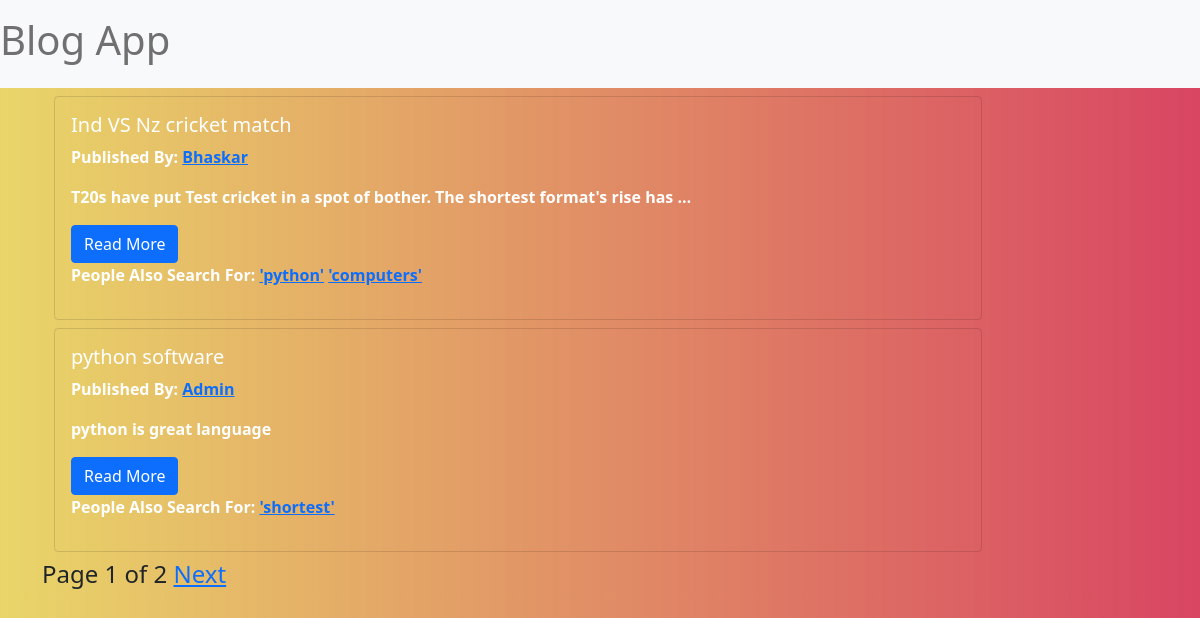
The page / on the database its author committed.
### blogapp/models.py (models this page shows)
class Post(models.Model):
    status_choices=(('draft','Draft'),('published','Published'))
    title=models.CharField(max_length=256)
    slug=models.SlugField(max_length=256,unique_for_date='publish')
    author=models.ForeignKey(User,related_name='blogapp_posts',on_delete=models.CASCADE)
    body=models.TextField()
    publish=models.DateTimeField(default=timezone.now)
    created=models.DateTimeField(auto_now_add=True)
    updated=models.DateTimeField(auto_now=True)
    status=models.CharField(max_length=10,choices=status_choices,default='draft')
    tags=TaggableManager()
    def get_absolute_url(self):
        return reverse('detail',args=[self.publish.year,self.publish.strftime('%m'),self.publish.strftime("%d"),self.slug])

### blogapp/views.py (the view)
# urls.py: path('',views.post_list_view),
def post_list_view(request,slug=None):
    post_list=Post.objects.all()
    tag=None
    if slug:
        tag=get_object_or_404(Tag,slug=slug)
        post_list=post_list.filter(body__contains=slug)
    paginator=Paginator(post_list,2)
    page_number=request.GET.get('page')
    try:
        post_list=paginator.page(page_number)
    except PageNotAnInteger:
        post_list=paginator.page(1)
    except EmptyPage:
        post_list=paginator.page(paginator.num_pages)
    return render(request,'post_list.html',{'postlist':post_list,'tag':tag})

### blogapp/templates/post_list.html (shortened to what this page needs)
{%extends 'base.html'%}
{%block body%}
{%for post in postlist%}
<strong><div class="container my-2">
    <div class="card" style="width: 58rem;background: transparent; color:white;">
        <div class="card-body">
            <h5>{{post.title}}</h5>
            <p class="card-text">Published By: <a href="{{post.get_absolute_url}}">{{post.author|title}}</a></p>
            <p class="card-text">{{post.body|truncatewords:15|linebreaks}}</p>
            <a href="{{post.get_absolute_url}}" class="btn btn-primary">Read More</a>
            <p>People Also Search For:
                {%for tag in post.tags.all%}
                <a href="/tags/{{tag.slug}}/">{{tag.name}}</a>
                {%endfor%}
            </p>
        </div>
    </div>
</div></strong>
{%endfor%}
{%include 'pagination.html' with page=postlist%}
{%endblock%}

### blogapp/templates/base.html (shortened to what this page needs)
<!DOCTYPE html>
<html lang="en">
<head>
    <link href="https://cdn.jsdelivr.net/npm/bootstrap@5.0.2/dist/css/bootstrap.min.css" rel="stylesheet">
</head>
<body>
    <nav class="navbar navbar-light bg-light">
        <span class="navbar-text">
          <h1>Blog App</h1>
        </span>
      </nav>
   <div class="container">
    {%block body%}{%endblock%}
   </div>
</body>
</html>

### blogapp/templates/pagination.html (shortened to what this page needs)
<h4>
    Page {{page.number}} of {{page.paginator.num_pages}}
    {%if page.has_next%}
    <a href="?page={{page.next_page_number}}">Next</a>
    {%endif%}</h4>

### blogapp/templates/base.html (style rules this page uses)
body { background: linear-gradient(to right,rgba(218, 186, 5, 0.6),rgba(212, 49, 81, 0.9)); }

### rows shown on the page
Post: title "Ind VS Nz cricket match", author "Bhaskar", body "T20s have put Test cricket in a spot of bother. The shortest format's rise has …"
Tag: name "'python'"
Tag: name "'computers'"
Post: title "python software", author "Admin", body "python is great language"
Tag: name "'shortest'"

### other values the page prints
{{ page.number }} "1"
{{ page.paginator.num_pages }} "2"
